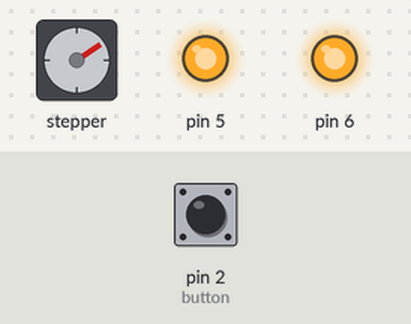
A sketch run on a simulated Arduino Mega 2560, built with avr-gcc and run on an emulated ATmega2560. Shown: stepper motor, output pins drawn as LEDs (lit = HIGH). The test bench sets the inputs (shaded band); at power-on: pin 2 (button) LOW. Stepper angles assume 25 steps per turn.

Above: at 2.0 s.
2.1 s: pin 2 (button) pulled HIGH for 3.2 s
At 3.4 s:
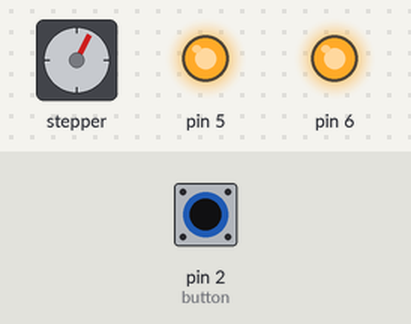
6.8 s: pin 2 (button) pulled HIGH for 3.2 s
At 7.6 s:
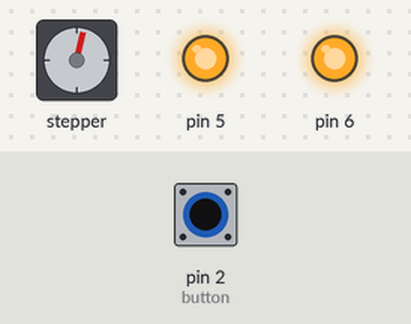
11.7 s: pin 2 (button) pulled HIGH for 3.2 s
At 12.4 s:
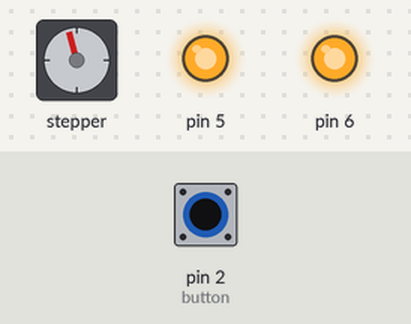
16.4 s: pin 2 (button) pulled HIGH for 1 s
20.4 s: pin 2 (button) pulled HIGH for 0.35 s
Timing chart, 0 to 33.7 s (numbered marks = the images above; inputs shaded):
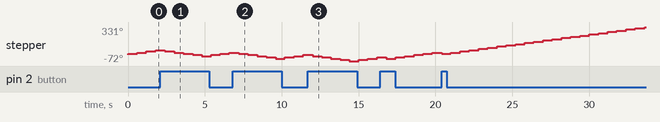

The sketch:

Path2_Task3.ino
```cpp
#include <Stepper.h>
Stepper stepper(25, 10, 9, 4, 3);

int button =  2;
int pot    = A0;
int di     = 1;
void setup() {
  // put your setup code here, to run once:
stepper.setSpeed(4);
analogWrite(5,255);
analogWrite(6,255);
}

void loop() {
  // put your main code here, to run repeatedly:
stepper.step(di);

if (digitalRead(button)==true){
 di=-1;

  }
if (digitalRead(button)==false){di=1;}
}
```
